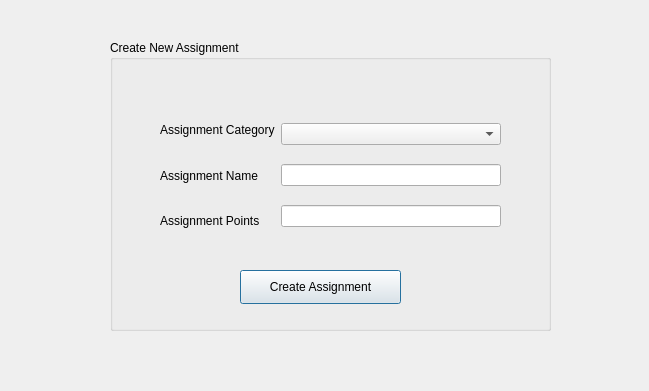
<?xml version="1.0" encoding="UTF-8"?>
<ui version="4.0">
 <class>Dialog</class>
 <widget class="QDialog" name="Dialog">
  <property name="geometry">
   <rect>
    <x>0</x>
    <y>0</y>
    <width>649</width>
    <height>391</height>
   </rect>
  </property>
  <property name="windowTitle">
   <string>Dialog</string>
  </property>
  <widget class="QGroupBox" name="groupBox">
   <property name="geometry">
    <rect>
     <x>110</x>
     <y>40</y>
     <width>441</width>
     <height>291</height>
    </rect>
   </property>
   <property name="title">
    <string>Create New Assignment</string>
   </property>
   <widget class="QWidget" name="horizontalLayoutWidget">
    <property name="geometry">
     <rect>
      <x>50</x>
      <y>70</y>
      <width>341</width>
      <height>131</height>
     </rect>
    </property>
    <layout class="QHBoxLayout" name="horizontalLayout">
     <item>
      <layout class="QVBoxLayout" name="verticalLayout">
       <item>
        <widget class="QLabel" name="assignmentCategoryLabel">
         <property name="text">
          <string>Assignment Category</string>
         </property>
        </widget>
       </item>
       <item>
        <widget class="QLabel" name="assignmentNameLabel">
         <property name="text">
          <string>Assignment Name</string>
         </property>
        </widget>
       </item>
       <item>
        <widget class="QLabel" name="assignmentPointsLabel">
         <property name="text">
          <string>Assignment Points</string>
         </property>
        </widget>
       </item>
      </layout>
     </item>
     <item>
      <layout class="QVBoxLayout" name="verticalLayout_2">
       <item>
        <widget class="QComboBox" name="assignmentCategoryDropdown"/>
       </item>
       <item>
        <widget class="QLineEdit" name="assignmentNameField"/>
       </item>
       <item>
        <widget class="QLineEdit" name="assignmentPointsField"/>
       </item>
      </layout>
     </item>
    </layout>
   </widget>
   <widget class="QPushButton" name="createAssignmentButton">
    <property name="geometry">
     <rect>
      <x>130</x>
      <y>230</y>
      <width>161</width>
      <height>34</height>
     </rect>
    </property>
    <property name="text">
     <string>Create Assignment</string>
    </property>
   </widget>
  </widget>
 </widget>
 <resources/>
 <connections/>
</ui>
